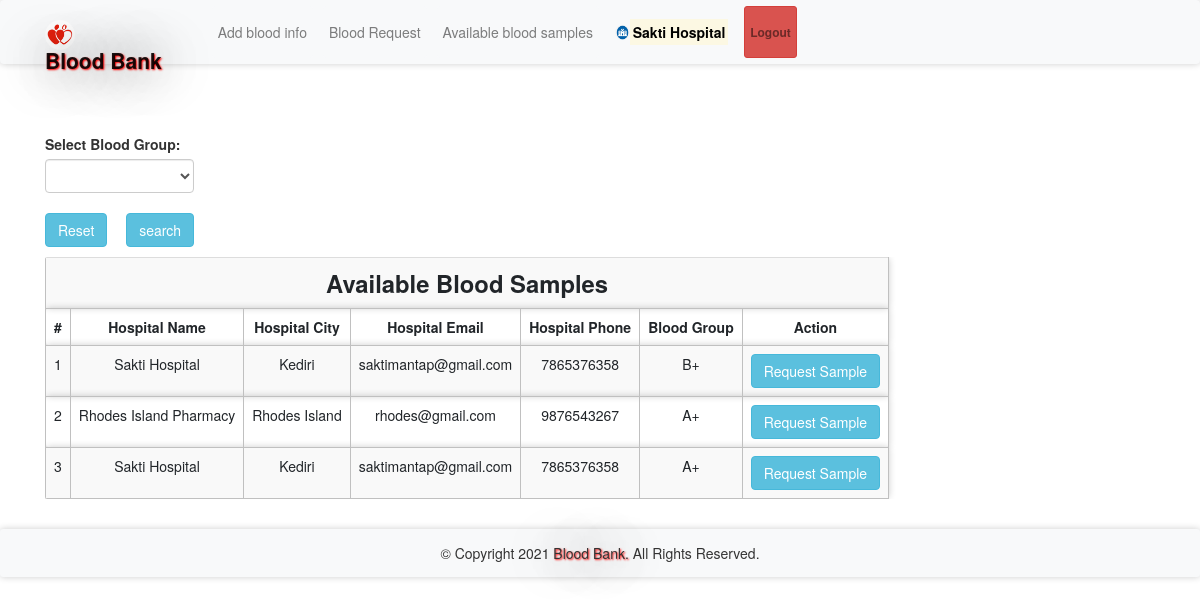
Page /abs.php (signed in) on the committed database.
### tables this page shows
CREATE TABLE `bloodinfo` (
  `bid` int(11) NOT NULL,
  `hid` int(11) NOT NULL,
  `bg` varchar(10) NOT NULL
);

CREATE TABLE `hospitals` (
  `id` int(11) NOT NULL,
  `hname` varchar(100) NOT NULL,
  `hemail` varchar(100) NOT NULL,
  `hpassword` varchar(100) NOT NULL,
  `hphone` varchar(100) NOT NULL,
  `hcity` varchar(100) NOT NULL
);

### message.php (called while the page is built, shortened)
<?php $counter=0; if(isset($_GET['msg'])) { ?>
	<div class="col-5 alert alert alert-success alert-dismissible fade show card" id="message">
		<button type="button" class="close" data-dismiss="alert" title="close">&times;</button><?php echo $_GET['msg'];?>
	</div>
<?php }?>

### abs.php (the view, shortened to what this page needs)
<?php
require 'file/connection.php';
if(isset($_GET['search'])){
    $searchKey = $_GET['search'];
    $sql = "select bloodinfo.*, hospitals.* from bloodinfo, hospitals where bloodinfo.hid=hospitals.id && bg LIKE '%$searchKey%'";
}else{
    $sql = "select bloodinfo.*, hospitals.* from bloodinfo, hospitals where bloodinfo.hid=hospitals.id";
}
$result = mysqli_query($conn, $sql);
?>
<!DOCTYPE html>
<html>
<?php require 'head.php'; ?>
<body>
    <?php require 'header.php'; ?>
    <div class="container cont">
        <?php require 'message.php'; ?>
        <div class="row col-lg-8 col-md-8 col-sm-12 mb-3">
            <form method="get" action="" style="margin-top:-20px; ">
            <label class="font-weight-bolder">Select Blood Group:</label>
               <select name="search" class="form-control">
               <option><?php echo @$_GET['search']; ?></option>
               <option value="A+">A+</option>
               </select><br>
               <a href="abs.php" class="btn btn-info mr-4"> Reset</a>
               <input type="submit" name="submit" class="btn btn-info" value="search">
           </form>
        </div>
        <table class="table table-responsive table-striped rounded mb-5">
            <tr><th colspan="7" class="title">Available Blood Samples</th></tr>
            <tr>
                <th>#</th>
                <th>Hospital Name</th>
                <th>Hospital City</th>
                <th>Hospital Email</th>
                <th>Hospital Phone</th>
                <th>Blood Group</th>
                <th>Action</th>
            </tr>
        <?php while($row = mysqli_fetch_array($result)) { ?>
            <tr>
                <td><?php echo ++$counter;?></td>
                <td><?php echo $row['hname'];?></td>
                <td><?php echo ($row['hcity']); ?></td>
                <td><?php echo ($row['hemail']); ?></td>
                <td><?php echo ($row['hphone']); ?></td>
                <td><?php echo ($row['bg']); ?></td>
                <form action="file/request.php" method="post">
                <?php if (isset($_SESSION['hid'])) { ?>
                <td><a href="javascript:void(0);" class="btn btn-info hospital">Request Sample</a></td>
                <?php } else {(isset($_SESSION['rid']))  ?>
                <td><input type="submit" name="request" class="btn btn-info" value="Request Sample"></td>
                <?php } ?>
                </form>
            </tr>
        <?php } ?>
        </table>
    </div>
    <?php require 'footer.php' ?>
</body>

### head.php (shortened to what this page needs)
<head>
    <link rel="stylesheet" href="https://maxcdn.bootstrapcdn.com/bootstrap/4.5.0/css/bootstrap.min.css">
    <link rel="stylesheet" type="text/css" href="../library/css/bootstrap.min.css"/>
    <link href="css/style.css" rel="stylesheet"/>
</head>

### header.php (shortened to what this page needs)
<nav class="navbar navbar-expand-sm navbar-light bg-light sticky-top">
	<div class="container">
		<a class="navbar-brand" href="index.php"><img src="image/favicon.jpg" width="30" height="30" class="rounded-circle">Blood Bank</a>
          <div class="collapse navbar-collapse" id="collapsibleNavbar">
        <?php if (isset($_SESSION['hid'])) { ?>
		<ul class="navbar-nav ml-auto">
			<li class="nav-item">
				<a class="nav-link btn btn-light" href="bloodinfo.php">Add blood info</a>
            </li>
            <li class="nav-item">
                <a class="nav-link btn btn-light" href="bloodrequest.php">Blood Request</a>
            </li>
			<li class="nav-item">
				<a class="nav-link btn btn-light" href="abs.php">Available blood samples</a>
            </li>
            <li class="nav-item">
                <a href="hprofile.php?id=<?php echo $_SESSION['hid']; ?>" class="nav-link btn font-weight-bold"><img src="image/hospital.png" width="15" height="15" class="rounded-circle"><mark><?php echo $_SESSION['hname']; ?></mark></a>
            </li>
            <li class="nav-item">
                <a class="nav-link btn btn-danger btn-sm font-weight-bold" href="logout.php">Logout</a>
            </li>
        </ul>
        <?php } ?>
       </div>
    </div>
</nav>

### footer.php (shortened to what this page needs)
<footer class="footer text-center bg-light">
	© Copyright <span id="demo"></span> <span class="brand">Blood Bank. </span> All Rights Reserved.
</footer>

### css/style.css (style rules this page uses)
.cont { padding-top: 40px; text-align: justify; font-size: 1em; }
.card ,nav, .footer,tr,video { border-radius: 3px; transition: all 200ms ease-out; box-shadow: 0px 0px 7px rgba(0, 0, 0, 0.2); }
tr,th,td { border:0.1px solid silver; text-align: center; }
.nav-item { margin-left: 10px; }
.navbar-brand { text-shadow: 1px 1px 2px red, 0 0 50px black, 0 0 5px white; font-weight: bold; font-size: 1.5em; }
.title { font-weight: bold; font-size: 1.7em; text-transform: capitalize; text-align: center; }
.brand { text-shadow: 1px 1px 2px red, 0 0 50px black, 0 0 5px white; }
.rounded-circle { margin-top: -2.5px; }
form { padding-top: 20px; }
a:link { text-decoration: none; }
.footer { padding: 14px; }

### rows in the picture
bloodinfo: hid.hname "Sakti Hospital", hid.hcity "Kediri", hid.hemail "saktimantap@gmail.com", hid.hphone "7865376358", bg "B+"
bloodinfo: hid.hname "Rhodes Island Pharmacy", hid.hcity "Rhodes Island", hid.hemail "rhodes@gmail.com", hid.hphone "9876543267", bg "A+"
bloodinfo: hid.hname "Sakti Hospital", hid.hcity "Kediri", hid.hemail "saktimantap@gmail.com", hid.hphone "7865376358", bg "A+"

### other values in the picture
$_SESSION['hname'] "Sakti Hospital"
